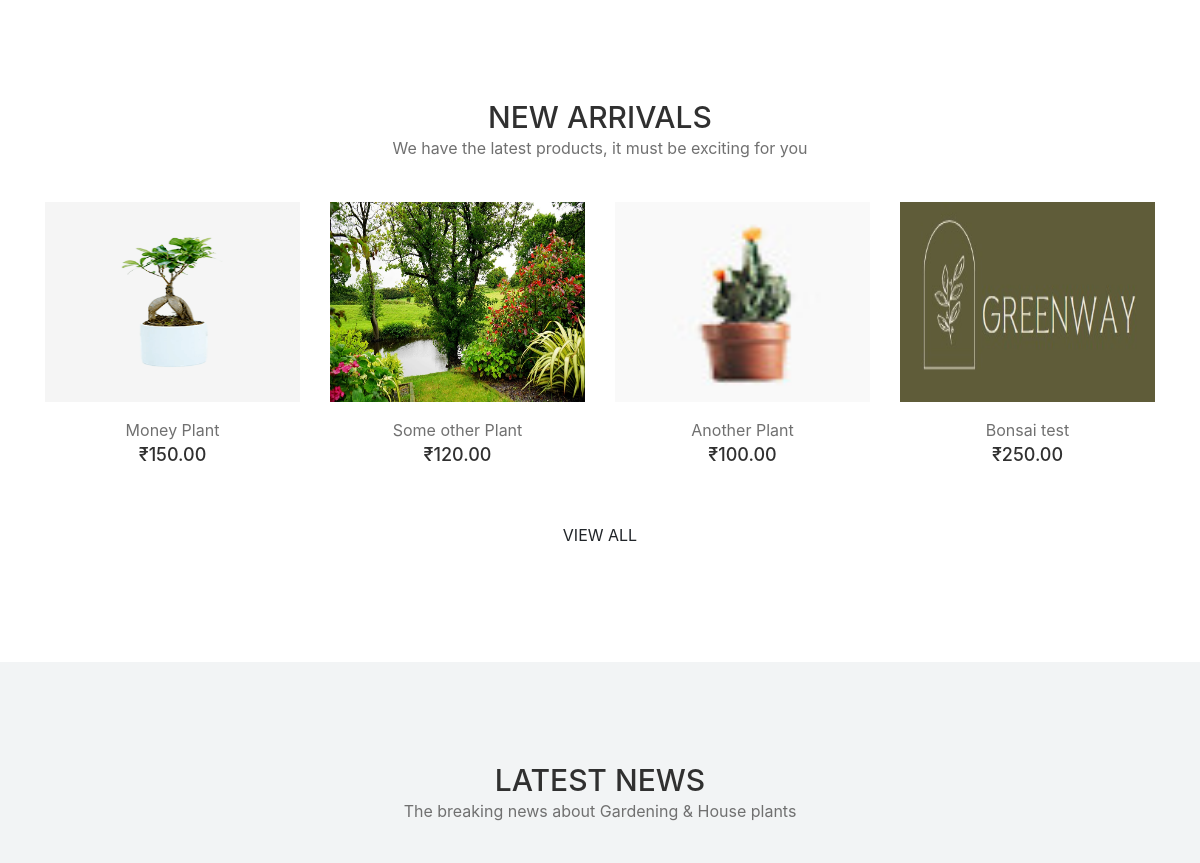
Before: / (middle part) with the older database file.
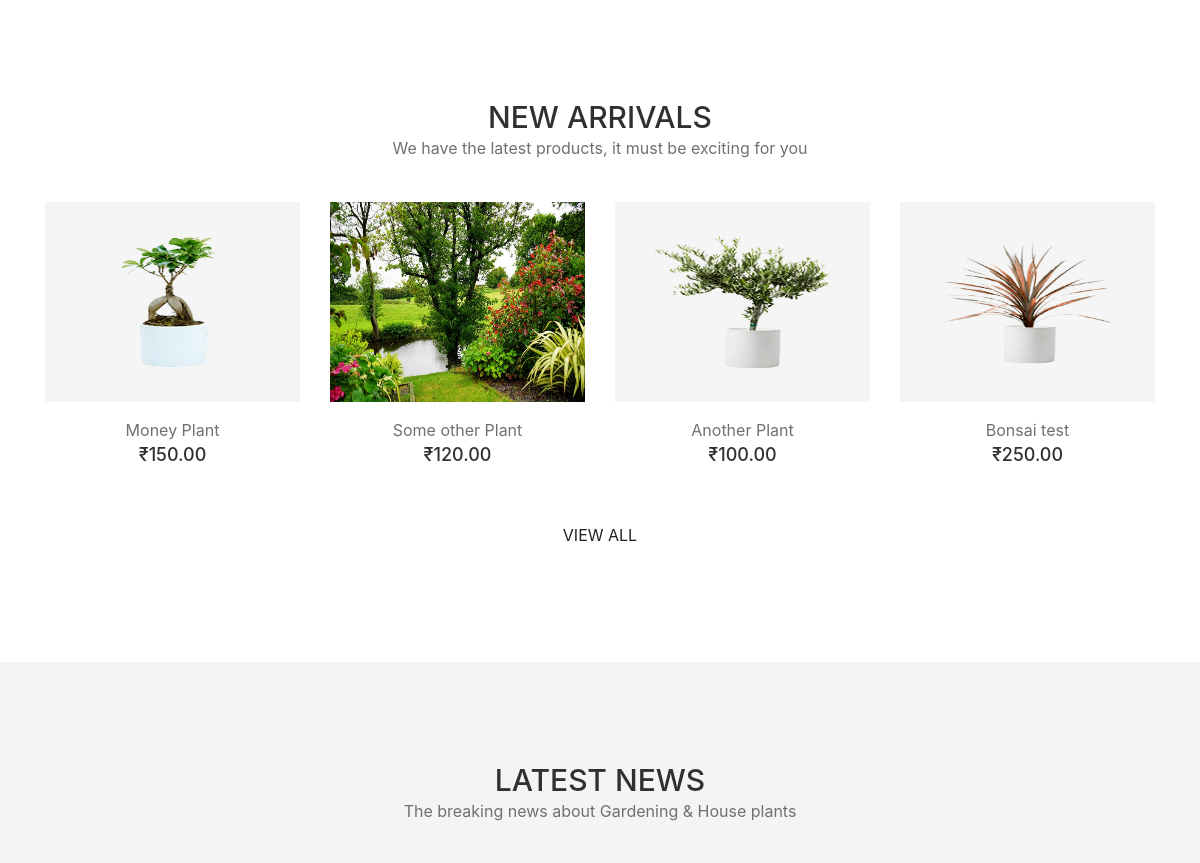
After: the same page with the newer database file.
### products/models.py (models this page shows, shortened)
class ItemsImages(models.Model):
    title = models.ForeignKey(ItemMain, on_delete=models.CASCADE)
    image = models.ImageField(upload_to = 'images')

### products/views.py (the view)
# urls.py: 2. Add a URL to urlpatterns:  path('', views.home, name='home')
def home(request):
    context = {}
    items = ItemMain.objects.all().order_by('-id')[:4]
    items_list = []
    for i in items:
        l = []
        l.append(i.title)
        l.append(i.price)
        l.append(i.slug)
        ima = ItemsImages.objects.filter(title = i)[0]
        print(ima.image)
        l.append(ima.image)
        items_list.append(l)
    context['items'] = items_list
    blogs = BlogPlant.objects.all().order_by('-id')[:3]
    blogs_list = []
    for i in blogs:
        l = []
        l.append(i.blog_title)
        l.append(i.author)
        l.append(i.publish_date)
        l.append(i.blog_image)
        l.append(i.slug)
        l.append(i.blog_content[:100])
        blogs_list.append(l)
    context['blogs'] = blogs_list
    return render(request, 'home.html', context)

### templates/home.html (shortened to what this page needs)
{% extends "base-home.html" %}
{% load static %}
{% block home %}
<link rel="stylesheet" type="text/css" href="{% static 'css/home/home.css' %}">
<div>
<section class="new-arrivals-products-area section-padding-100">
    <div class="container">
        <div class="row">
            <div class="col-12">
                <div class="section-heading text-center">
                    <h2>NEW ARRIVALS</h2>
                    <p>We have the latest products, it must be exciting for you</p>
                </div>
            </div>
        </div>
        <div class="row">
            {% for item in items %}
                <div class="col-12 col-sm-6 col-lg-3">
                    <div class="single-product-area mb-50 wow fadeInUp" data-wow-delay="100ms">
                        <div class="product-img">
                            <a href="shop-details.html"><img src="/media/{{ item.3 }}" %} alt=""></a>
                        </div>
                        <div class="product-info mt-15 text-center">
                            <a href="{% url 'itemView' the_slug=item.2 %}">
                                <p>{{ item.0 }}</p>
                            </a>
                            <h6>₹{{ item.1 }}</h6>
                        </div>
                    </div>
                </div>
            {% endfor %}
            <div class="col-12 text-center">
                <a href="{% url 'itemlist' %}" class="btn alazea-btn">View All</a>
            </div>
        </div>
    </div>
</section>
<section class="alazea-blog-area bg-gray section-padding-100-0">
    <div class="container">
        <div class="row">
            <div class="col-12">
                <div class="section-heading text-center">
                    <h2>LATEST NEWS</h2>
                    <p>The breaking news about Gardening &amp; House plants</p>
                </div>
            </div>
        </div>
    </div>
</section>
{% include 'mission.html' %}
</div>
{% endblock home %}

Changed rows visible on the page:
changed ItemsImages (number 3 of 4 on the later page): image: a different picture
changed ItemsImages (number 4 of 4 on the later page): image: a different picture
